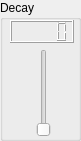
            <widget class="QGroupBox" name="Slider2Box">
             <property name="minimumSize">
              <size>
               <width>81</width>
               <height>141</height>
              </size>
             </property>
             <property name="maximumSize">
              <size>
               <width>81</width>
               <height>141</height>
              </size>
             </property>
             <property name="title">
              <string>Decay</string>
             </property>
             <widget class="QWidget" name="layoutWidget_27">
              <property name="geometry">
               <rect>
                <x>10</x>
                <y>20</y>
                <width>66</width>
                <height>117</height>
               </rect>
              </property>
              <layout class="QVBoxLayout" name="verticalLayout_158">
               <item>
                <widget class="QLCDNumber" name="dcfDecayTimeLCD">
                 <property name="maximumSize">
                  <size>
                   <width>64</width>
                   <height>23</height>
                  </size>
                 </property>
                </widget>
               </item>
               <item>
                <layout class="QHBoxLayout" name="horizontalLayout_67">
                 <item>
                  <spacer name="horizontalSpacer_95">
                   <property name="orientation">
                    <enum>Qt::Horizontal</enum>
                   </property>
                   <property name="sizeHint" stdset="0">
                    <size>
                     <width>18</width>
                     <height>20</height>
                    </size>
                   </property>
                  </spacer>
                 </item>
                 <item>
                  <widget class="QSlider" name="dcfDecayTime_Slider">
                   <property name="orientation">
                    <enum>Qt::Vertical</enum>
                   </property>
                  </widget>
                 </item>
                 <item>
                  <spacer name="horizontalSpacer_96">
                   <property name="orientation">
                    <enum>Qt::Horizontal</enum>
                   </property>
                   <property name="sizeHint" stdset="0">
                    <size>
                     <width>18</width>
                     <height>20</height>
                    </size>
                   </property>
                  </spacer>
                 </item>
                </layout>
               </item>
              </layout>
             </widget>
            </widget>
